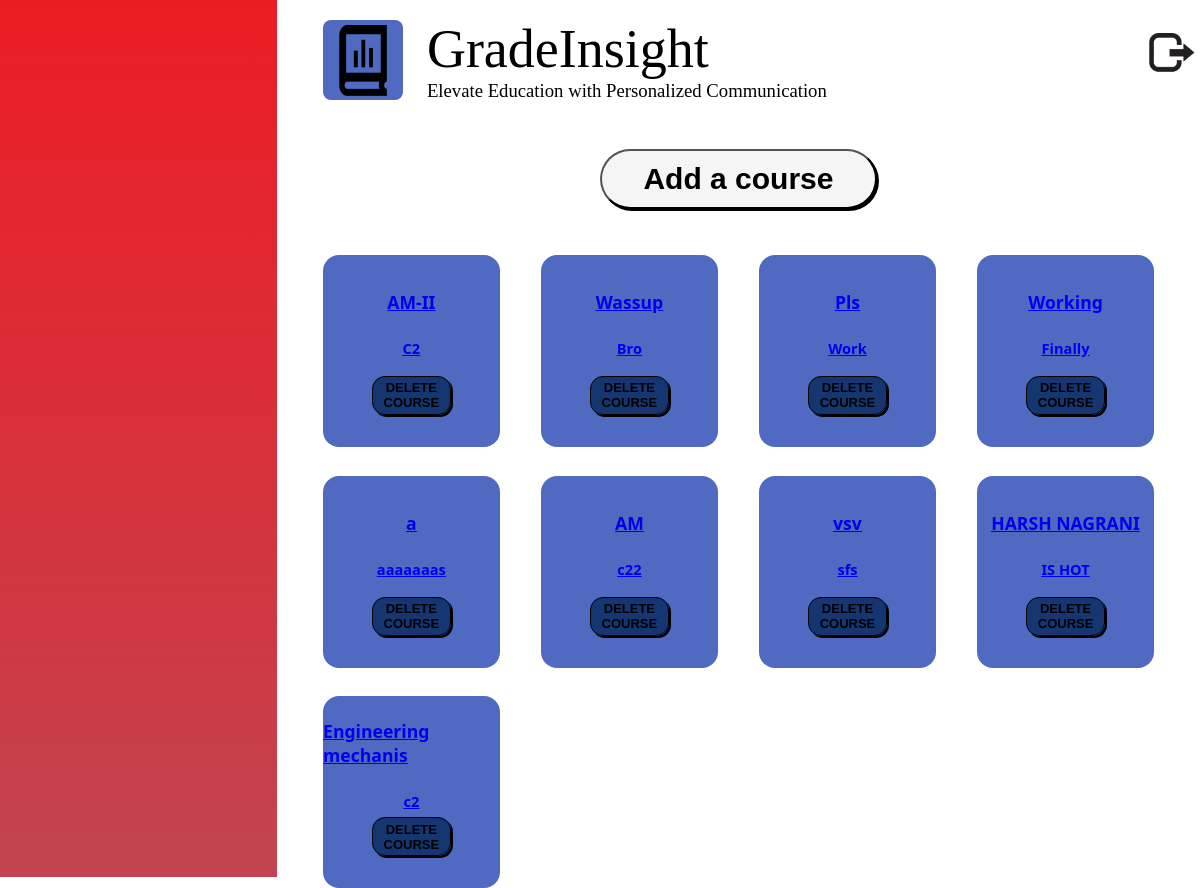
/courses (signed in), run on the app's committed database.
### tables this page shows
CREATE TABLE [courses] ([course_id] INTEGER  PRIMARY KEY AUTOINCREMENT NOT NULL,[course_name] NVARCHAR(250)  NOT NULL,[teacher_id] INTEGER  NOT NULL,[class] NVARCHAR(250)  NOT NULL,FOREIGN KEY(teacher_id) REFERENCES teacher_entry(teacher_id));

### app.py (the view)
@app.route("/courses")
@login_required
def display_courses():
    val = (session["user_id"],)
    sql = "SELECT * FROM courses WHERE teacher_id = %r"%(val)
    mydb.execute(sql)
    courses = mydb.fetchall()
    return render_template("addCourse.html", courses=courses)

### app.py (called while the page is built)
@app.after_request
def after_request(response):
    response.headers["Cache-Control"] = "no-cache, no-store, must-revalidate"
    response.headers["Expires"] = 0
    response.headers["Pragma"] = "no-cache"
    return response

### helpers.py (called while the page is built)
def login_required(f):
    @wraps(f)
    def decorated_function(*args, **kwargs):
        if session.get("user_id") is None:
            return redirect("/login")
        return f(*args, **kwargs)
    return decorated_function

### templates/addCourse.html (shortened to what this page needs)
<!DOCTYPE html>
<html lang="en">
<head>
    <link rel="stylesheet" href="\static\addCourse.css">
</head>
<body>
    <div class="full_body" class="col-lg-4 col-md-6 sx-12">
        <div class="left_coloumn">
        </div>
        <div class="right_coloumn"  >
            <div class="header_wrapper">
                <div class="header">
                    <div class="logo_wrapper">
                        <div class="logo_img">
                            <img src="/static/images/Union123.png" alt="" class="logo">
                        </div>
                        <div class="name">
                            <h1 class="gradeinsight">GradeInsight</h1>
                            <h3 class="slogan">Elevate Education with Personalized Communication</h3>
                        </div>
                    </div>
                    <div class="logout_img">
                        <a href="/logout"><img src="/static/images/image 3234.png" alt="" class="logout"></a>
                    </div>
                </div>
            </div>
            <div class="addcoursebutton">
                <button type="submit" id="addcourse_btn" class="courseclick">Add a course</button>
            </div>
                <div class="courses" id="courses">
                        {%for course in courses%}
                        <a href="/course/{{course[0]}}">
                        <div class="course1 " id="course1">
                            <div class="text_context_wrapper">
                                <div class="text_content">
                                    <h4 class="course_name_output"> {{ course[1] }}</h4><br>
                                    <h5 class="year_output">{{course[3] }}</h5>
                                </div>
                            </div>
                            <div class="trash_wrapper">
                            <form action="/delete" method=post>
                                <button class="trash" id="trash" type="submit">DELETE COURSE</button>
                            </form>
                            </div>
                        </div>
                    </a>
                        {%endfor%}
                </div>
        </div>
    </div>
</body>
</html>

### static/addCourse.css (style rules this page uses)
* { margin: 0; box-sizing: border-box; }
.full_body { display: flex; flex-direction: row; width: 100%; min-height: 100vh; }
.left_coloumn { min-height: 100vh; width: 30%; background: linear-gradient(180deg, #ED1C24 0%, rgba(183, 32, 46, 0.84) 100%); }
.right_coloumn { width: 100%; height: 100%; position: relative; }
.header_wrapper { width: 100%; }
.header { display: flex; flex-direction: row; justify-content: space-evenly; align-items: center; }
.logo { height: 87.78%; width: 60%; }
.header_wrapper { width:100%; }
.header { display:flex; flex-direction:row; justify-content:space-evenly ; align-content:center; }
.logout { height:50%; width:70% ; padding-top:5%; justify-items: center; float:right; cursor: pointer; }
.logo_img { width: 5rem; height: 5rem; border-radius: 10%; display: flex; justify-content: center; align-items: center; align-content: center; justify-items: center; background: rgba(80, 105, 193, 1); }
.logo_wrapper { width: 100%; padding-top: 2%; display: flex; flex-direction: row; padding-left:5%; justify-content:flex-start; align-items: center; align-content: center; justify-items: center; }
.name { padding-left: 3%; font-family: "Inknut Antiqua"; display: flex; flex-direction: column; justify-content: center; }
.gradeinsight { font-size: max(4.5vw, 3px); font-family: "Inknut Antiqua"; font-weight: 200; }
.slogan { font-weight: 200; display: flex; flex-shrink: 0; }
button { border-radius:2rem ; font-weight: bold; flex-shrink: 0; background-color:whitesmoke; padding-left: 1%; padding-right: 1%; box-shadow:2px 2px; }
.addcoursebutton { padding-top: 5%; display: flex; flex-direction: row; align-content: center; justify-content: center; justify-items: center; align-items: center; }
.courses { width: 100%; max-height: fit-content; padding: 5%; display: grid; grid-template-columns: repeat(4, 1fr); gap: 5%; }
.course1 { display: flex; flex-direction: column; align-content: center; align-items: center; height: 12em; background-color: rgba(80, 105, 193, 1); border-radius: 1em; position: relative; }
.text_content { padding-top: 50px; word-wrap: break-word; display: flex; flex-direction: column; width: 100%; height: 100%; justify-content: center; align-items: center; justify-items: center; align-content: center; height: 5em; text-decoration: underline; font-size: 110%; font-family: system-ui, -apple-system, BlinkMacSystemFont, 'Segoe UI', Roboto, Oxygen, Ubuntu, Cantarell, 'Open Sans', 'Helvetica Neue', sans-serif; }
.course_name_output, .year_outpu { display: flex; flex-direction: row; justify-content: center; align-items: center; justify-items: center; align-content: center; }
.courseclick { height: 5vmax; width: 30%; cursor: pointer; font-size: max(2.5vw, 1px); font-weight: bolder; display: flex; flex-direction: row; justify-content: center; align-items: center; justify-items: center; }
.trash { width: 70%; height: 3em; background-color: rgba(8, 42, 94, 0.8); cursor: pointer; border-radius: 1em; border: 1px solid black; font-size: small; }
form { display: flex; align-content: center; align-items: center; justify-content: center; }
.trash_wrapper { position: absolute; bottom: 2em; width: 100%; display: flex; align-content: center; align-items: center; justify-content: center; }
::placeholder { font-size: large; }

### data on the page
courses: course_name "AM-II", class "C2"
courses: course_name "Wassup", class "Bro"
courses: course_name "Pls", class "Work"
courses: course_name "Working", class "Finally"
courses: course_name "a", class "aaaaaaas"
courses: course_name "AM", class "c22"
courses: course_name "vsv", class "sfs"
courses: course_name "HARSH NAGRANI", class "IS HOT"
courses: course_name "Engineering mechanis", class "c2"
